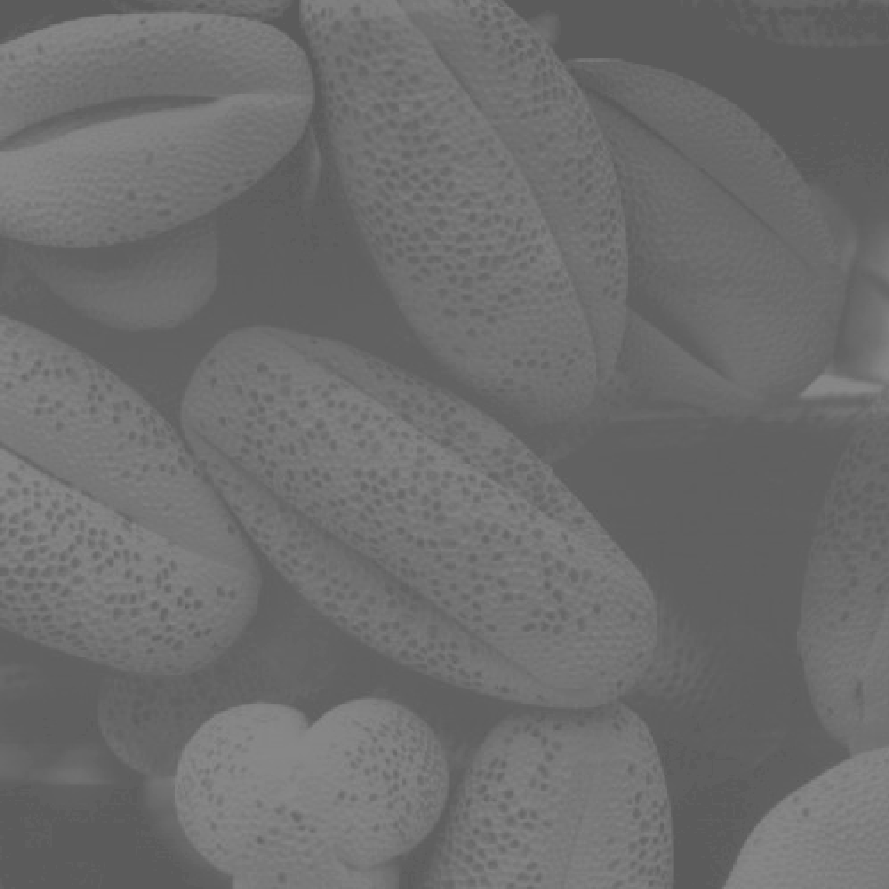
#> input picture DIP/DIP_HW/HW2/test.png, 889 x 889 px
$ python HW2_5.py
#> lines starting #> are read from the running program, lines starting #| are printed output that depends on the picture
import cv2
import numpy as np
import matplotlib.pyplot as plt
plt.rcParams['font.sans-serif'] = ['SimSun']
plt.rcParams['axes.unicode_minus'] = False

image = cv2.imread('test.png', cv2.IMREAD_GRAYSCALE)
#> image is the input picture: shape (889, 889); min 91, max 138, mean 109.1
equalized = cv2.equalizeHist(image)
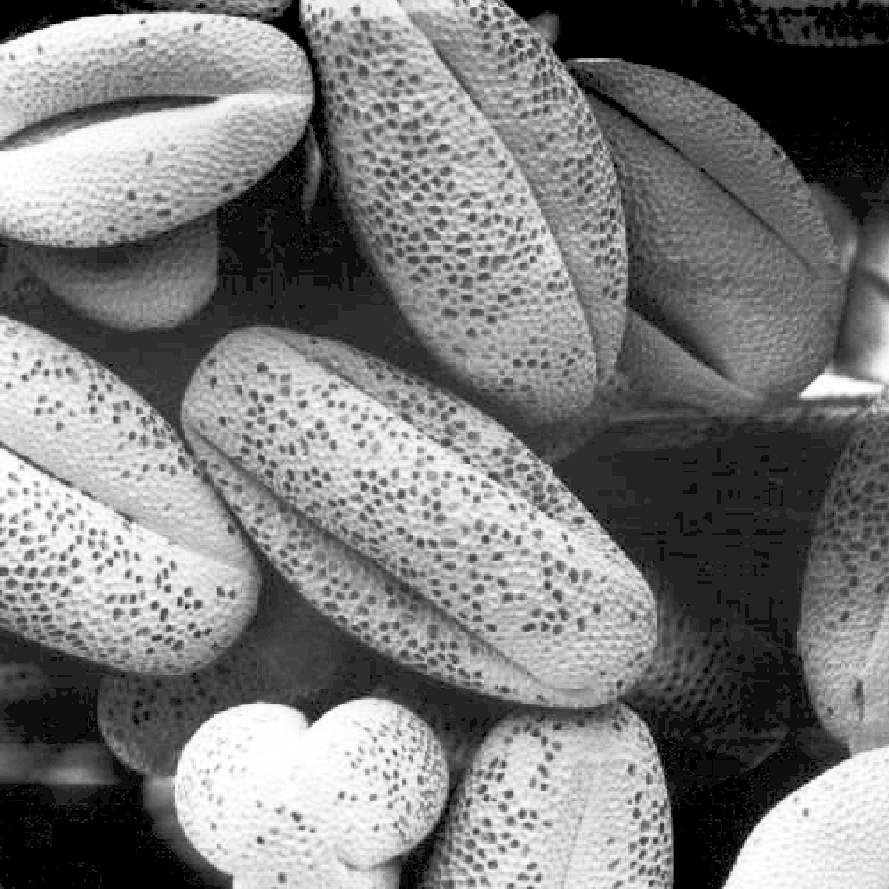
#> equalized: shape (889, 889); min 0, max 255, mean 122.7

plt.figure(figsize=(12, 4))
plt.subplot(131)
plt.title("均衡化后的图像")
plt.imshow(equalized, cmap='gray')

hist_equalized = cv2.calcHist([equalized], [0], None, [256], [0, 256])
#> hist_equalized = 256 values, max 60247 at index 35, min 0 at index 1, mean 3087.2
plt.subplot(132)
plt.title("均衡化后的直方图")
plt.plot(hist_equalized)
plt.xlim([0, 256])

# 3. 使用Roberts算子、Sobel算子和Prewitt算子进行边缘检测
roberts_x = np.array([[1, 0], [0, -1]], dtype=np.float32)
roberts_y = np.array([[0, 1], [-1, 0]], dtype=np.float32)

sobel_x = np.array([[-1, 0, 1], [-2, 0, 2], [-1, 0, 1]], dtype=np.float32)
sobel_y = np.array([[-1, -2, -1], [0, 0, 0], [1, 2, 1]], dtype=np.float32)

prewitt_x = np.array([[-1, 0, 1], [-1, 0, 1], [-1, 0, 1]], dtype=np.float32)
prewitt_y = np.array([[-1, -1, -1], [0, 0, 0], [1, 1, 1]], dtype=np.float32)

roberts_edges_x = cv2.filter2D(equalized, -1, roberts_x)
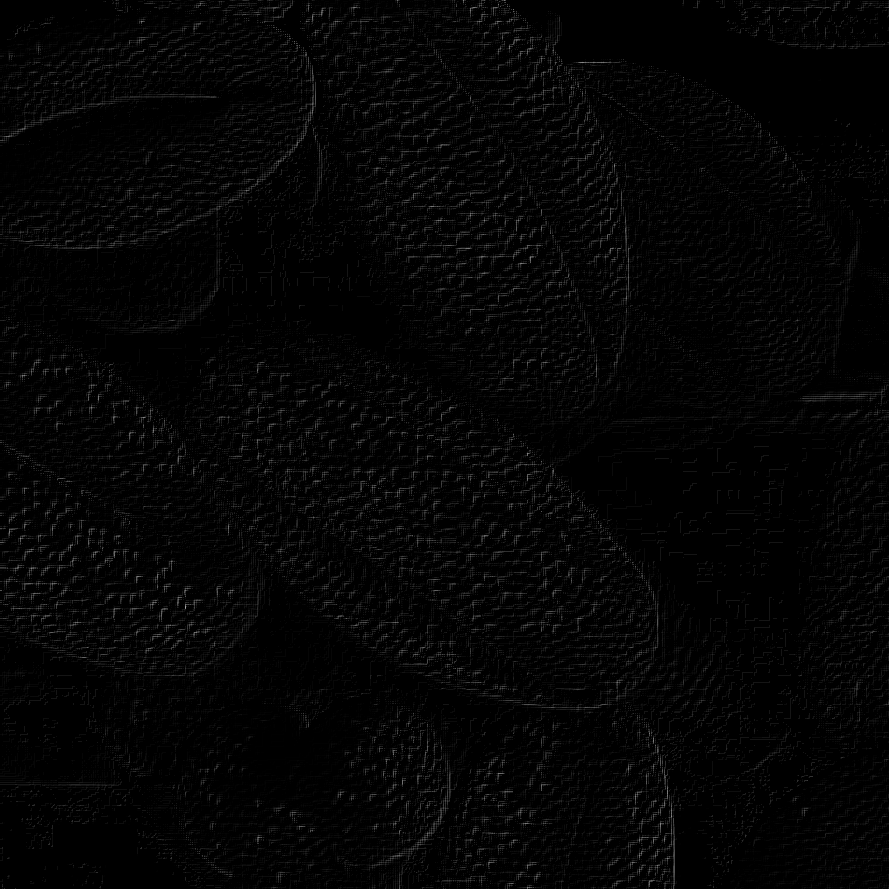
#> roberts_edges_x: shape (889, 889); min 0, max 171, mean 4.6
roberts_edges_y = cv2.filter2D(equalized, -1, roberts_y)

sobel_edges_x = cv2.filter2D(equalized, -1, sobel_x)
sobel_edges_y = cv2.filter2D(equalized, -1, sobel_y)
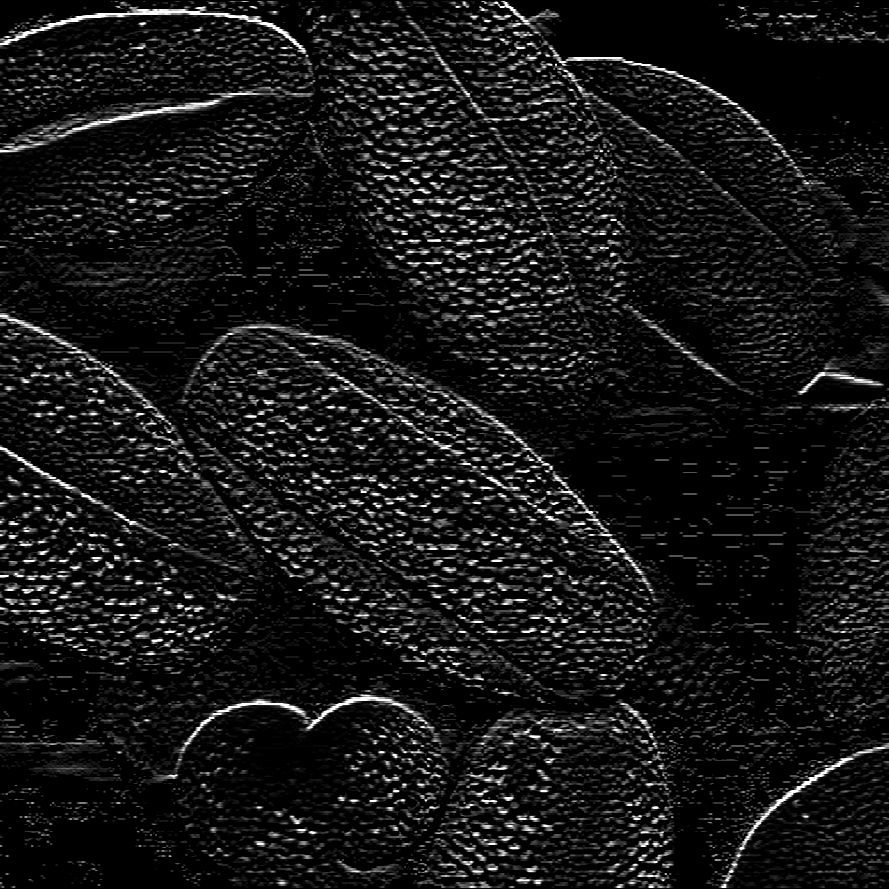
#> sobel_edges_y: shape (889, 889); min 0, max 255, mean 22.3

prewitt_edges_x = cv2.filter2D(equalized, -1, prewitt_x)
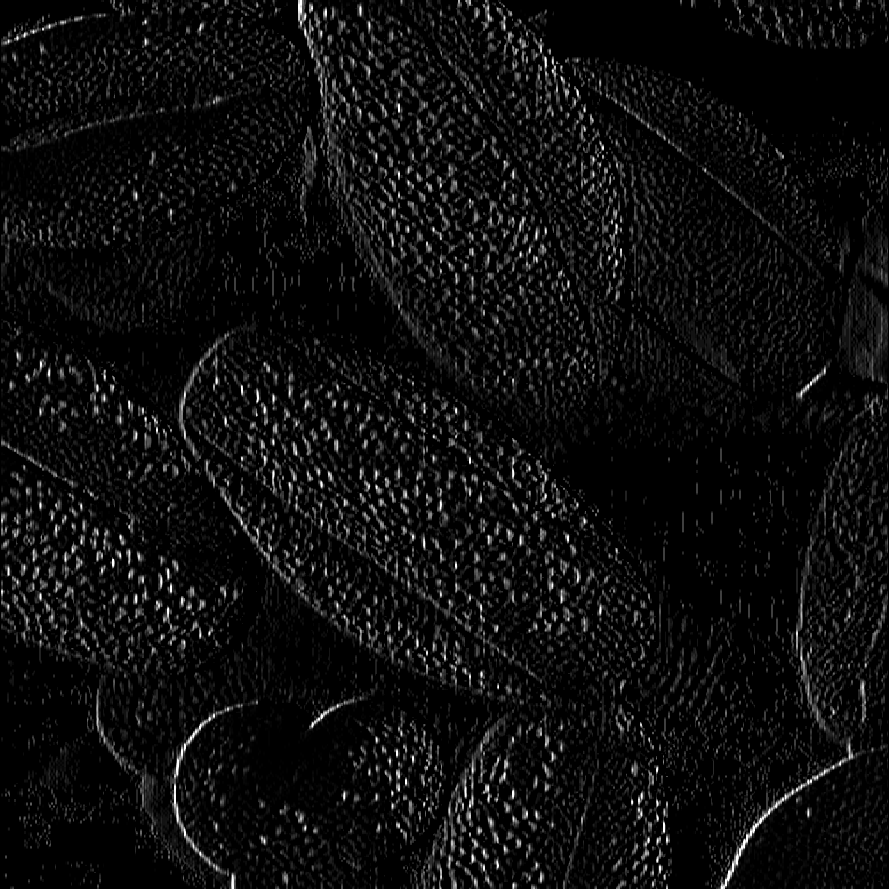
#> prewitt_edges_x: shape (889, 889); min 0, max 255, mean 14.2
prewitt_edges_y = cv2.filter2D(equalized, -1, prewitt_y)
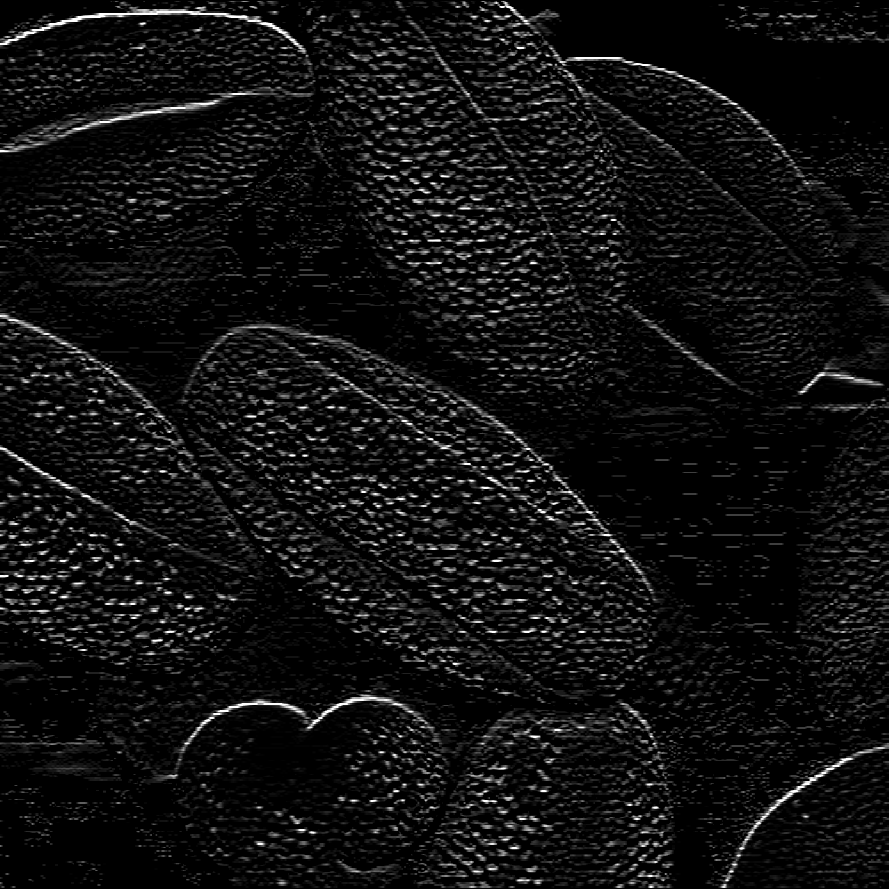
#> prewitt_edges_y: shape (889, 889); min 0, max 255, mean 16.8


plt.figure(figsize=(12, 4))

plt.subplot(131)
plt.title("Roberts X方向")
plt.imshow(np.abs(roberts_edges_x), cmap='gray')

plt.subplot(132)
plt.title("Sobel X方向")
plt.imshow(np.abs(sobel_edges_x), cmap='gray')

plt.subplot(133)
plt.title("Prewitt X方向")
plt.imshow(np.abs(prewitt_edges_x), cmap='gray')

plt.tight_layout()
# plt.show()
plt.savefig('X.png')

plt.figure(figsize=(12, 4))

plt.subplot(131)
plt.title("Roberts Y方向")
plt.imshow(np.abs(roberts_edges_y), cmap='gray')

plt.subplot(132)
plt.title("Sobel Y方向")
plt.imshow(np.abs(sobel_edges_y), cmap='gray')

plt.subplot(133)
plt.title("Prewitt Y方向")
plt.imshow(np.abs(prewitt_edges_y), cmap='gray')

plt.tight_layout()
# plt.show()
plt.savefig('Y.png')
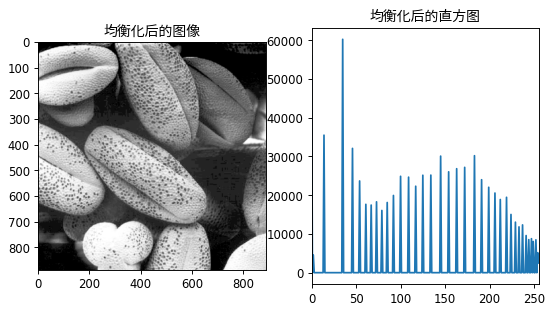
#> figure drawn by matplotlib, 2 panels; panel 2: curve peaks at x = 35, y = 60247
